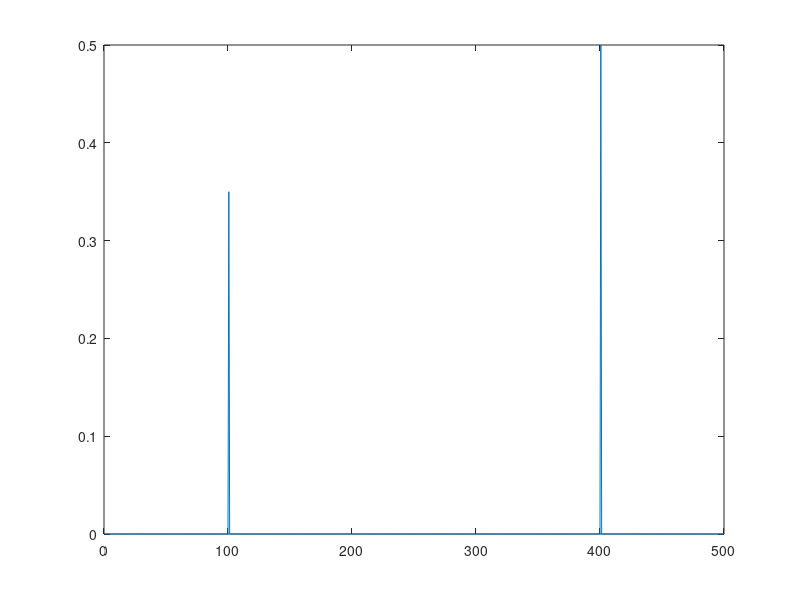

Recreate this plot in MATLAB.
clc;
clear all;
close all;
fs = 1000;
T = 1/fs; L =1500;
t = (0:L-1)*T;

x = 0.7*cos(2*pi*100*t) + cos(2*pi*400*t);
F = fft(x);
p1 = abs(F/L);

p2 = p1(1:L/2);
f = fs*(1:L/2)/L;    plot(f,p2);